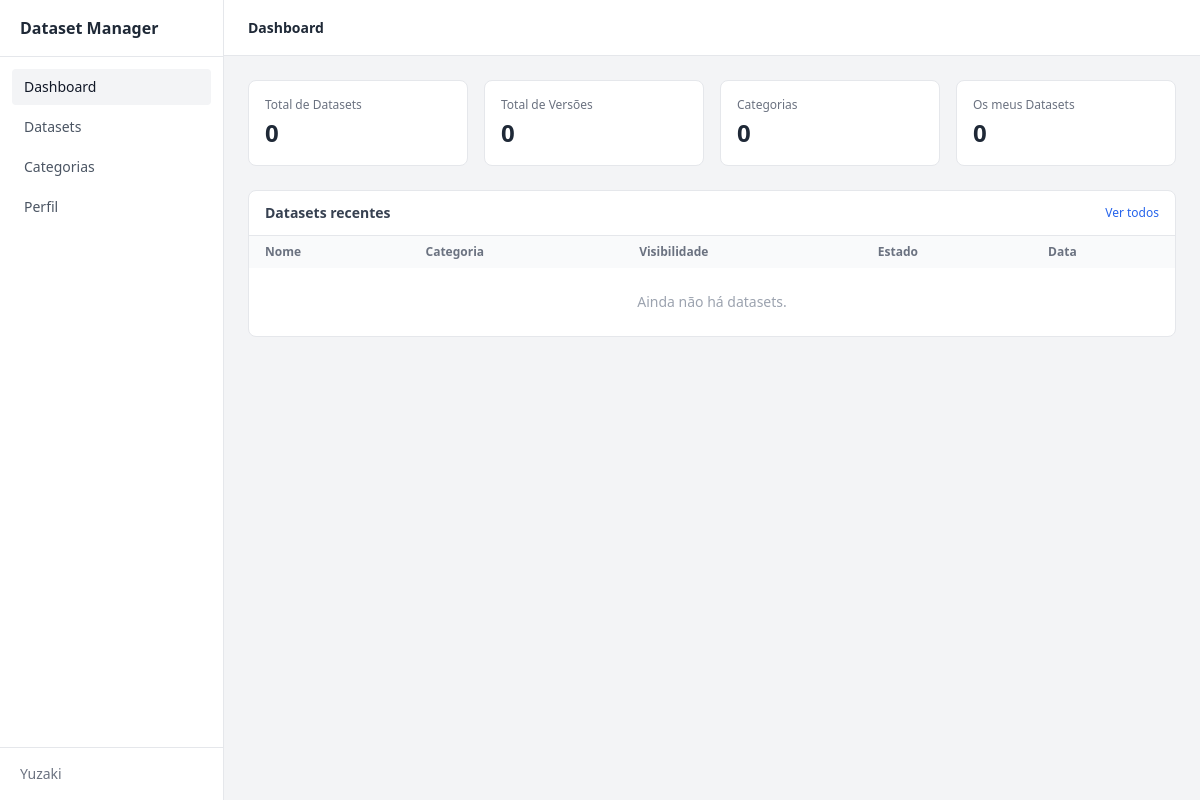
The page /dashboard/ (signed in) on the database as committed earlier.
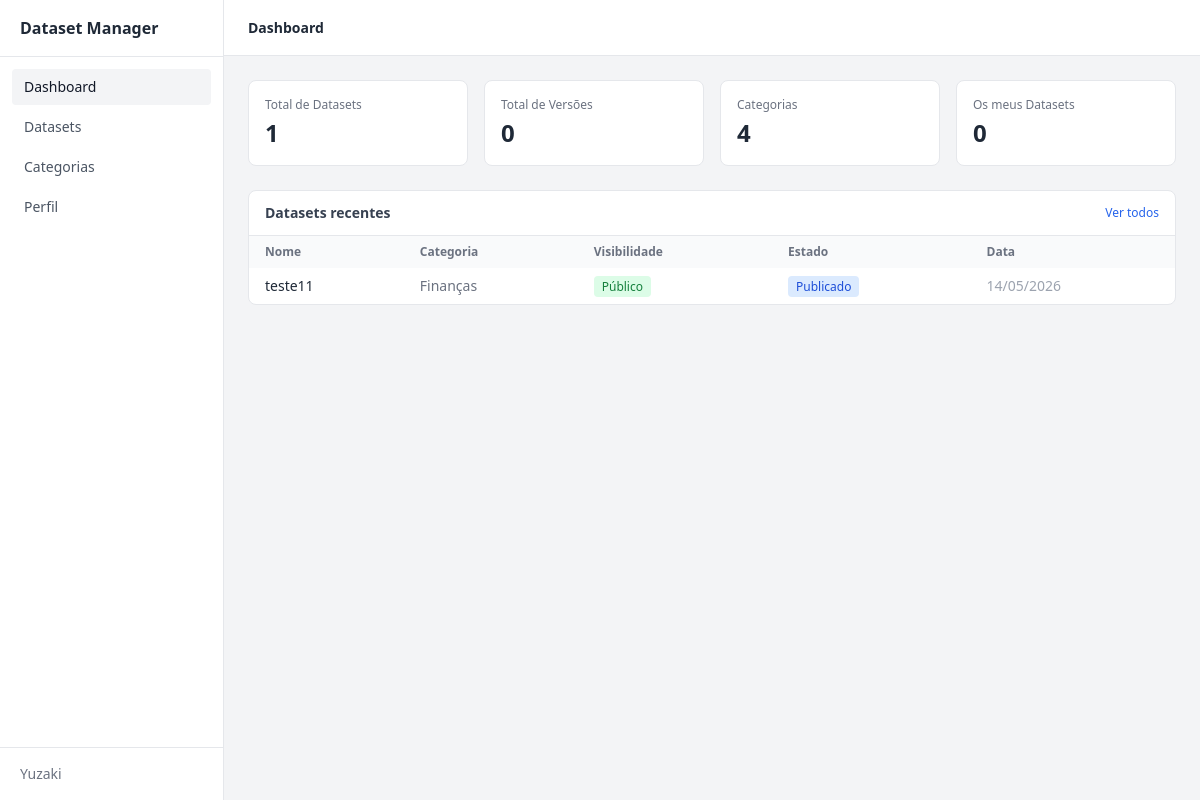
The same page on the database as committed later.
### datasets/models.py (models this page shows, shortened)
class Dataset(models.Model):
    class Visibility(models.TextChoices):
        PUBLIC   = "public",   "Público"
        PRIVATE  = "private",  "Privado"
        INTERNAL = "internal", "Interno"
    class Status(models.TextChoices):
        DRAFT     = "draft",     "Rascunho"
        PUBLISHED = "published", "Publicado"
        ARCHIVED  = "archived",  "Arquivado"
    name        = models.CharField(max_length=255)
    description = models.TextField(blank=True)
    category    = models.ForeignKey(
        Category, on_delete=models.SET_NULL, null=True, blank=True,
        related_name="datasets"
    )
    created_at  = models.DateTimeField(auto_now_add=True)
    updated_at  = models.DateTimeField(auto_now=True)
    slug       = models.SlugField(max_length=255, unique=True, blank=True)
    owner      = models.ForeignKey(
        settings.AUTH_USER_MODEL, on_delete=models.CASCADE,
        related_name="datasets"
    )
    visibility = models.CharField(
        max_length=10, choices=Visibility.choices, default=Visibility.PUBLIC
    )
    status     = models.CharField(
        max_length=10, choices=Status.choices, default=Status.DRAFT
    )
    class Meta:
        verbose_name = "Dataset"
        verbose_name_plural = "Datasets"
        ordering = ["-created_at"]

### categories/models.py (models this page shows, shortened)
class Category(models.Model):
    name        = models.CharField(max_length=255, unique=True)
    slug        = models.SlugField(max_length=255, unique=True, blank=True)
    description = models.TextField(blank=True)
    created_at  = models.DateTimeField(auto_now_add=True)
    updated_at  = models.DateTimeField(auto_now=True)
    class Meta:
        verbose_name = "Categoria"
        verbose_name_plural = "Categorias"
        ordering = ["name"]
    def __str__(self):
        return self.name

### frontend/views.py (the view)
# urls.py: path('dashboard/', views.dashboard, name='dashboard'),
@login_required
def dashboard(request):
    recent_datasets = Dataset.objects.all().order_by('-created_at')[:5]
    total_datasets = Dataset.objects.count()
    total_categories = Category.objects.count()
    my_datasets = Dataset.objects.filter(owner=request.user).count()
    return render(request, 'frontend/dashboard.html', {
        'recent_datasets': recent_datasets,
        'total_datasets': total_datasets,
        'total_categories': total_categories,
        'my_datasets': my_datasets,
    })

### frontend/templates/frontend/dashboard.html (shortened to what this page needs)
{% extends "frontend/base.html" %}
{% block page_title %}Dashboard{% endblock %}
{% block nav_dashboard %}bg-gray-100 font-medium text-gray-900{% endblock %}
{% block content %}
<div class="grid grid-cols-4 gap-4 mb-6">
    <div class="bg-white rounded-lg p-4 border border-gray-200">
        <p class="text-xs text-gray-500 mb-1">Total de Datasets</p>
        <p class="text-2xl font-semibold text-gray-800">{{ total_datasets }}</p>
    </div>
    <div class="bg-white rounded-lg p-4 border border-gray-200">
        <p class="text-xs text-gray-500 mb-1">Total de Versões</p>
        <p class="text-2xl font-semibold text-gray-800">{{ total_versions|default:"0" }}</p>
    </div>
    <div class="bg-white rounded-lg p-4 border border-gray-200">
        <p class="text-xs text-gray-500 mb-1">Categorias</p>
        <p class="text-2xl font-semibold text-gray-800">{{ total_categories }}</p>
    </div>
    <div class="bg-white rounded-lg p-4 border border-gray-200">
        <p class="text-xs text-gray-500 mb-1">Os meus Datasets</p>
        <p class="text-2xl font-semibold text-gray-800">{{ my_datasets }}</p>
    </div>
</div>
<div class="bg-white rounded-lg border border-gray-200">
    <div class="px-4 py-3 border-b border-gray-200 flex items-center justify-between">
        <h2 class="text-sm font-semibold text-gray-700">Datasets recentes</h2>
        <a href="/datasets" class="text-xs text-blue-600 hover:underline">Ver todos</a>
    </div>
    <table class="w-full text-sm">
        <thead class="bg-gray-50 text-xs text-gray-500">
            <tr>
                <th class="px-4 py-2 text-left">Nome</th>
                <th class="px-4 py-2 text-left">Categoria</th>
                <th class="px-4 py-2 text-left">Visibilidade</th>
                <th class="px-4 py-2 text-left">Estado</th>
                <th class="px-4 py-2 text-left">Data</th>
            </tr>
        </thead>
       <tbody class="divide-y divide-gray-100">
    {% for dataset in recent_datasets %}
    <tr class="hover:bg-gray-50">
        <td class="px-4 py-2 font-medium text-gray-800">
            <a href="/datasets/{{ dataset.id }}" class="hover:text-blue-600">{{ dataset.name }}</a>
        </td>
        <td class="px-4 py-2 text-gray-500">{{ dataset.category|default:"—" }}</td>
        <td class="px-4 py-2">
            {% if dataset.visibility == "public" %}
                <span class="text-xs px-2 py-0.5 rounded bg-green-100 text-green-700">Público</span>
            {% else %}
                <span class="text-xs px-2 py-0.5 rounded bg-gray-100 text-gray-600">Privado</span>
            {% endif %}
        </td>
        <td class="px-4 py-2">
            {% if dataset.status == "published" %}
                <span class="text-xs px-2 py-0.5 rounded bg-blue-100 text-blue-700">Publicado</span>
            {% elif dataset.status == "draft" %}
                <span class="text-xs px-2 py-0.5 rounded bg-amber-100 text-amber-700">Rascunho</span>
            {% else %}
                <span class="text-xs px-2 py-0.5 rounded bg-red-100 text-red-700">Arquivado</span>
            {% endif %}
        </td>
        <td class="px-4 py-2 text-gray-400">{{ dataset.created_at|date:"d/m/Y" }}</td>
    </tr>
    {% empty %}
    <tr>
        <td colspan="5" class="px-4 py-6 text-center text-gray-400">Ainda não há datasets.</td>
    </tr>
    {% endfor %}
</tbody>
    </table>
</div>
{% endblock %}

Rows that differ between the two databases and show on the page:
added Dataset: name "teste11", category "Finanças", visibility "Público", status "Publicado", created_at "14/05/2026"
Other text that changed with them:
{{ total_datasets }}: "0" → "1"
{{ total_categories }}: "0" → "4"
text no longer shown: "Ainda não há datasets."
